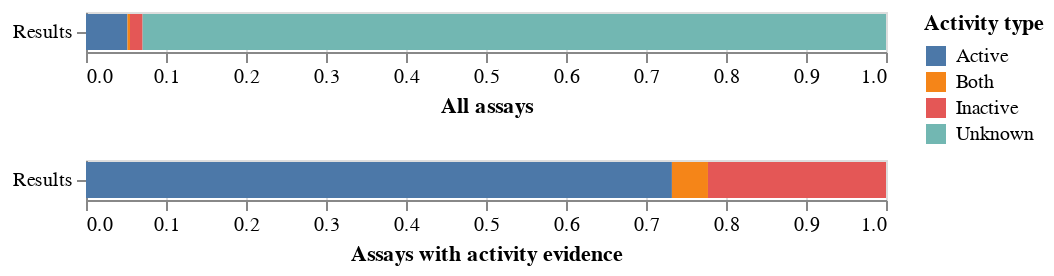

Write notebook code for a chart like this one.
### Code cell
chart_one = alt.Chart(df).transform_joinaggregate(
        Total='sum(number)'
    ).transform_calculate(PercentOfTotal="datum.number / datum.Total").mark_bar().encode(
    x=alt.X('PercentOfTotal:Q', title='All assays'),#,sort='descending'),
    y=alt.Y('results', title=''),
    color=alt.Color('activity', title='Activity type'),
    order=alt.Order('activity', sort='ascending')
)#.add_selection(
 #   selector
#)

chart_two = alt.Chart(df.iloc[:3]).transform_joinaggregate(
        Total='sum(number)'
    ).transform_calculate(PercentOfTotal="datum.number / datum.Total").mark_bar().encode(
    x=alt.X('PercentOfTotal:Q', title='Assays with activity evidence'),#,sort='descending'),
    y=alt.Y('results', title=''),
    color=alt.Color('activity', title='Activity type'),
    order=alt.Order('activity', sort='ascending')
)
#.add_selection(
#    selector
#)

chart_one&chart_two

### Figure 1 — Vega-Lite specification as saved in the notebook (floating-point values rounded to 4 significant figures)
{"config": {"view": {"continuousWidth": 400, "continuousHeight": 300}}, "vconcat": [{"data": {"name": "data-152e6a47019011302db4763ae35b9dc0"}, "mark": "bar", "encoding": {"color": {"type": "nominal", "field": "activity", "title": "Activity type"}, "order": {"type": "nominal", "field": "activity", "sort": "ascending"}, "x": {"type": "quantitative", "field": "PercentOfTotal", "title": "All assays"}, "y": {"type": "nominal", "field": "results", "title": ""}}, "transform": [{"joinaggregate": [{"op": "sum", "field": "number", "as": "Total"}]}, {"calculate": "datum.number / datum.Total", "as": "PercentOfTotal"}]}, {"data": {"name": "data-6b718a3b9624de933640cdca6f730ebb"}, "mark": "bar", "encoding": {"color": {"type": "nominal", "field": "activity", "title": "Activity type"}, "order": {"type": "nominal", "field": "activity", "sort": "ascending"}, "x": {"type": "quantitative", "field": "PercentOfTotal", "title": "Assays with activity evidence"}, "y": {"type": "nominal", "field": "results", "title": ""}}, "transform": [{"joinaggregate": [{"op": "sum", "field": "number", "as": "Total"}]}, {"calculate": "datum.number / datum.Total", "as": "PercentOfTotal"}]}], "$schema": "https://vega.github.io/schema/vega-lite/v4.8.1.json", "datasets": {"data-152e6a47019011302db4763ae35b9dc0": [{"results": "Results", "activity": "Active", "number": 520, "proportion": 0.05183}, {"results": "Results", "activity": "Inactive", "number": 158, "proportion": 0.01575}, {"results": "Results", "activity": "Both", "number": 32, "proportion": 0.00319}, {"results": "Results", "activity": "Unknown", "number": 9322, "proportion": 0.9292}], "data-6b718a3b9624de933640cdca6f730ebb": [{"results": "Results", "activity": "Active", "number": 520, "proportion": 0.05183}, {"results": "Results", "activity": "Inactive", "number": 158, "proportion": 0.01575}, {"results": "Results", "activity": "Both", "number": 32, "proportion": 0.00319}]}}
